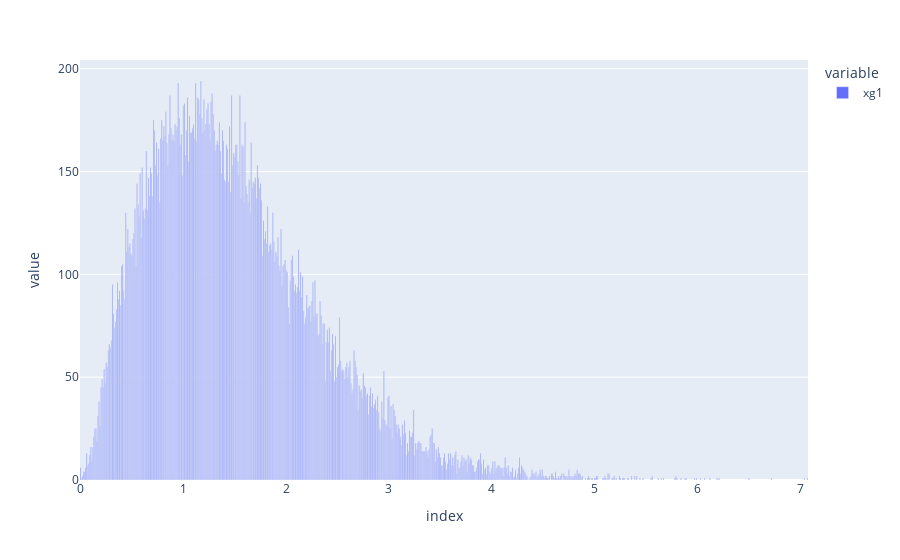

The cell this chart's notebook holds for it:
### Code cell
data['xg1'].value_counts().sort_values().plot(kind = 'bar')

### Figure 1 — Plotly figure (JSON) as saved in the notebook; plotly's stock layout.template omitted (floating-point values rounded to 4 significant figures; data arrays with more than 128 entries replaced by an {"elided": "..."} marker saying what was removed)
{"data": [{"alignmentgroup": "True", "hovertemplate": "variable=xg1<br>index=%{x}<br>value=%{y}<extra></extra>", "legendgroup": "xg1", "marker": {"color": "#636efa", "pattern": {"shape": ""}}, "name": "xg1", "offsetgroup": "xg1", "orientation": "v", "showlegend": true, "textposition": "auto", "type": "bar", "x": {"elided": "540 float values"}, "xaxis": "x", "y": {"elided": "540 int values"}, "yaxis": "y"}], "layout": {"barmode": "relative", "legend": {"title": {"text": "variable"}, "tracegroupgap": 0}, "margin": {"t": 60}, "xaxis": {"anchor": "y", "domain": [0, 1], "title": {"text": "index"}}, "yaxis": {"anchor": "x", "domain": [0, 1], "title": {"text": "value"}}}}
